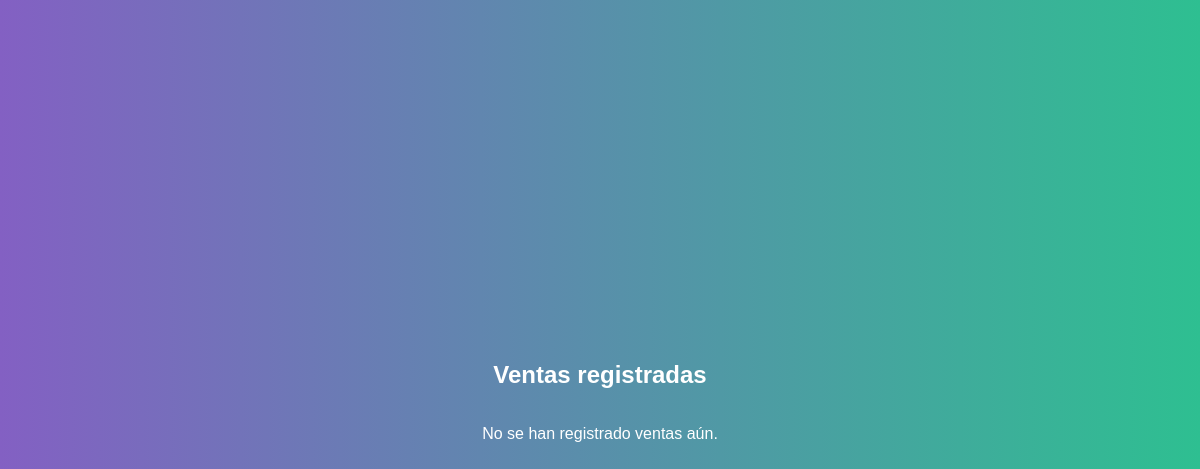
The app's page /ventas (signed in), older data.
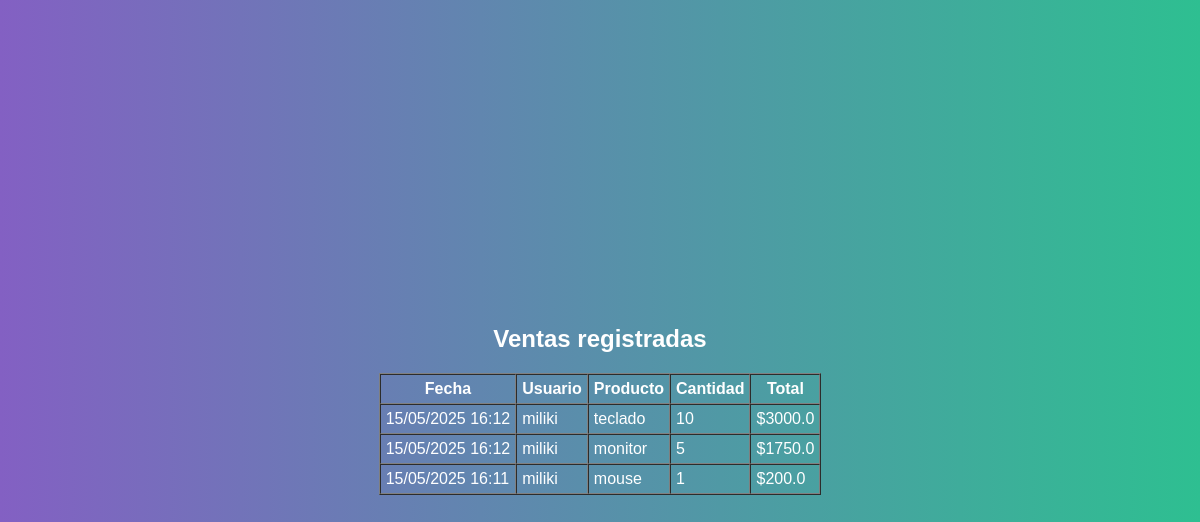
The same page, newer data.
### app/models.py (models this page shows, shortened)
class Venta(db.Model):
    id = db.Column(db.Integer, primary_key=True)
    producto_id = db.Column(db.Integer, db.ForeignKey('producto.id'), nullable=False)
    usuario_id = db.Column(db.Integer, db.ForeignKey('user.id'), nullable=False)
    cantidad = db.Column(db.Integer, nullable=False)
    total = db.Column(db.Float, nullable=False)
    fecha = db.Column(db.DateTime, default=datetime.utcnow)
    producto = db.relationship('Producto', backref='ventas')

class User(UserMixin, db.Model):
    id = db.Column(db.Integer, primary_key=True)
    username = db.Column(db.String(100), nullable=False, unique=True)
    email = db.Column(db.String(150), nullable=False, unique=True)
    password = db.Column(db.String(200), nullable=False)
    role = db.Column(db.String(10), nullable=False, default='user')  # user o admin
    ventas = db.relationship('Venta', backref='usuario', lazy=True)

class Producto(db.Model):
    id = db.Column(db.Integer, primary_key=True)
    nombre = db.Column(db.String(100), nullable=False)
    descripcion = db.Column(db.String(200))
    precio = db.Column(db.Float, nullable=False)
    costo_proveedor = db.Column(db.Float, nullable=False)
    stock = db.Column(db.Integer, nullable=False)
    stock_maximo = db.Column(db.Integer, nullable=False)
    proveedor_id = db.Column(db.Integer, db.ForeignKey('proveedor.id'), nullable=False)

### app/routes.py (the view)
@main.route('/ventas')
@login_required
def listar_ventas():
    if current_user.role != 'admin':
        flash('Acceso denegado')
        return redirect(url_for('main.dashboard'))
    ventas = Venta.query.order_by(Venta.fecha.desc()).all()
    return render_template('listar_ventas.html', ventas=ventas)

### app/templates/listar_ventas.html (shortened to what this page needs)
{% extends 'base.html' %}
{% block content %}
<h2>Ventas registradas</h2>
{% if ventas %}
  <table border="1" cellpadding="5" cellspacing="0">
    <thead>
      <tr>
        <th>Fecha</th>
        <th>Usuario</th>
        <th>Producto</th>
        <th>Cantidad</th>
        <th>Total</th>
      </tr>
    </thead>
    <tbody>
      {% for venta in ventas %}
      <tr>
        <td>{{ venta.fecha.strftime('%d/%m/%Y %H:%M') }}</td>
        <td>{{ venta.usuario.username }}</td>
        <td>{{ venta.producto.nombre }}</td>
        <td>{{ venta.cantidad }}</td>
        <td>${{ venta.total }}</td>
      </tr>
      {% endfor %}
    </tbody>
  </table>
{% else %}
  <p>No se han registrado ventas aún.</p>
{% endif %}
{% endblock %}

### app/templates/base.html (shortened to what this page needs)
<!doctype html>
<html lang="en">
<head>
    <link rel="stylesheet" href="{{ url_for('static', filename='styles.css') }}">
    <link rel="stylesheet" href="https://cdnjs.cloudflare.com/ajax/libs/animate.css/4.1.1/animate.min.css" />
</head>
<body>
    {% block content %}{% endblock %}
</body>
</html>

### app/static/styles.css (style rules this page uses)
body { margin: 0; padding: 0; font-family: 'Arial', sans-serif; background: linear-gradient(to right, #8360c3, #2ebf91); color: #fff; min-height: 100vh; display: flex; flex-direction: column; align-items: center; justify-content: center; }

Row changes from the older to the newer data that the page shows:
added Venta: fecha "15/05/2025 16:12", usuario.username "miliki", producto.nombre "teclado", cantidad "10", total "3000.0"
added Venta: fecha "15/05/2025 16:12", usuario.username "miliki", producto.nombre "monitor", cantidad "5", total "1750.0"
added Venta: fecha "15/05/2025 16:11", usuario.username "miliki", producto.nombre "mouse", cantidad "1", total "200.0"
Text that changed along with them:
text no longer shown: "No se han registrado ventas aún."
text now shown: "Fecha Usuario Producto Cantidad Total"
